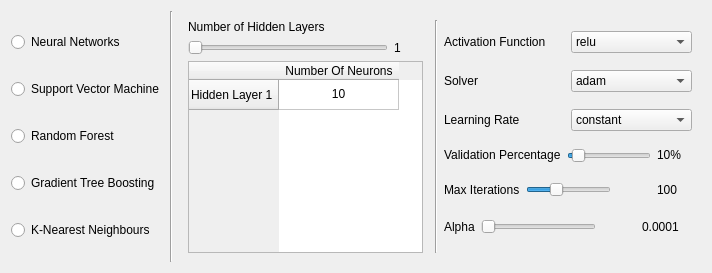
           <widget class="QWidget" name="page_classification">
            <layout class="QGridLayout" name="gridLayout_21">
             <item row="0" column="0">
              <layout class="QHBoxLayout" name="horizontalLayout_10">
               <item>
                <layout class="QVBoxLayout" name="verticalLayout_10">
                 <item>
                  <widget class="QRadioButton" name="nn_classification_radioButton">
                   <property name="text">
                    <string>Neural Networks</string>
                   </property>
                  </widget>
                 </item>
                 <item>
                  <widget class="QRadioButton" name="svm_classification_radioButton">
                   <property name="text">
                    <string>Support Vector Machine</string>
                   </property>
                  </widget>
                 </item>
                 <item>
                  <widget class="QRadioButton" name="randomforest_classification_radioButton">
                   <property name="text">
                    <string>Random Forest</string>
                   </property>
                  </widget>
                 </item>
                 <item>
                  <widget class="QRadioButton" name="gradientboosting_classification_radioButton">
                   <property name="text">
                    <string>Gradient Tree Boosting</string>
                   </property>
                  </widget>
                 </item>
                 <item>
                  <widget class="QRadioButton" name="knn_classification_radioButton">
                   <property name="text">
                    <string>K-Nearest Neighbours</string>
                   </property>
                  </widget>
                 </item>
                </layout>
               </item>
               <item>
                <widget class="Line" name="line_5">
                 <property name="orientation">
                  <enum>Qt::Vertical</enum>
                 </property>
                </widget>
               </item>
               <item>
                <widget class="QStackedWidget" name="classification_parameters_stackedWidget">
                 <property name="currentIndex">
                  <number>0</number>
                 </property>
                 <widget class="QWidget" name="nn_classification_page">
                  <layout class="QGridLayout" name="gridLayout_22">
                   <item row="0" column="0">
                    <layout class="QHBoxLayout" name="horizontalLayout_18">
                     <item>
                      <layout class="QVBoxLayout" name="verticalLayout_12">
                       <item>
                        <widget class="QLabel" name="clas_nn_hidden_layers_label">
                         <property name="sizePolicy">
                          <sizepolicy hsizetype="Minimum" vsizetype="Preferred">
                           <horstretch>0</horstretch>
                           <verstretch>0</verstretch>
                          </sizepolicy>
                         </property>
                         <property name="maximumSize">
                          <size>
                           <width>160</width>
                           <height>16777215</height>
                          </size>
                         </property>
                         <property name="text">
                          <string>Number of Hidden Layers</string>
                         </property>
                        </widget>
                       </item>
                       <item>
                        <layout class="QHBoxLayout" name="horizontalLayout_20">
                         <item>
                          <widget class="QSlider" name="clas_nn_layers_horizontalSlider">
                           <property name="maximumSize">
                            <size>
                             <width>200</width>
                             <height>16777215</height>
                            </size>
                           </property>
                           <property name="minimum">
                            <number>1</number>
                           </property>
                           <property name="maximum">
                            <number>50</number>
                           </property>
                           <property name="orientation">
                            <enum>Qt::Horizontal</enum>
                           </property>
                          </widget>
                         </item>
                         <item>
                          <widget class="QLabel" name="clas_nn_layers_label">
                           <property name="text">
                            <string>1</string>
                           </property>
                          </widget>
                         </item>
                        </layout>
                       </item>
                       <item>
                        <widget class="QTableWidget" name="clas_nn_layers_tableWidget">
                         <property name="maximumSize">
                          <size>
                           <width>235</width>
                           <height>16777215</height>
                          </size>
                         </property>
                         <attribute name="horizontalHeaderDefaultSectionSize">
                          <number>120</number>
                         </attribute>
                         <row>
                          <property name="text">
                           <string>Hidden Layer 1</string>
                          </property>
                         </row>
                         <column>
                          <property name="text">
                           <string>Number Of Neurons</string>
                          </property>
                         </column>
                         <item row="0" column="0">
                          <property name="text">
                           <string>10</string>
                          </property>
                          <property name="textAlignment">
                           <set>AlignCenter</set>
                          </property>
                         </item>
                        </widget>
                       </item>
                      </layout>
                     </item>
                     <item>
                      <widget class="Line" name="line_6">
                       <property name="orientation">
                        <enum>Qt::Horizontal</enum>
                       </property>
                      </widget>
                     </item>
                     <item>
                      <widget class="Line" name="line_7">
                       <property name="orientation">
                        <enum>Qt::Vertical</enum>
                       </property>
                      </widget>
                     </item>
                     <item>
                      <layout class="QVBoxLayout" name="verticalLayout_13">
                       <item>
                        <layout class="QHBoxLayout" name="horizontalLayout_21">
                         <item>
                          <widget class="QLabel" name="label_19">
                           <property name="text">
                            <string>Activation Function</string>
                           </property>
                          </widget>
                         </item>
                         <item>
                          <widget class="QComboBox" name="clas_nn_actvfunc_comboBox">
                           <property name="maximumSize">
                            <size>
                             <width>160</width>
                             <height>16777215</height>
                            </size>
                           </property>
                           <item>
                            <property name="text">
                             <string>relu</string>
                            </property>
                           </item>
                           <item>
                            <property name="text">
                             <string>identity</string>
                            </property>
                           </item>
                           <item>
                            <property name="text">
                             <string>logistic</string>
                            </property>
                           </item>
                           <item>
                            <property name="text">
                             <string>tanh</string>
                            </property>
                           </item>
                          </widget>
                         </item>
                        </layout>
                       </item>
                       <item>
                        <layout class="QHBoxLayout" name="horizontalLayout_22">
                         <item>
                          <widget class="QLabel" name="label_20">
                           <property name="text">
                            <string>Solver</string>
                           </property>
                          </widget>
                         </item>
                         <item>
                          <widget class="QComboBox" name="clas_nn_solver_comboBox">
                           <property name="maximumSize">
                            <size>
                             <width>160</width>
                             <height>16777215</height>
                            </size>
                           </property>
                           <item>
                            <property name="text">
                             <string>adam</string>
                            </property>
                           </item>
                           <item>
                            <property name="text">
                             <string>lbfgs</string>
                            </property>
                           </item>
                           <item>
                            <property name="text">
                             <string>sgd</string>
                            </property>
                           </item>
                          </widget>
                         </item>
                        </layout>
                       </item>
                       <item>
                        <layout class="QHBoxLayout" name="horizontalLayout_23">
                         <item>
                          <widget class="QLabel" name="label_21">
                           <property name="text">
                            <string>Learning Rate</string>
                           </property>
                          </widget>
                         </item>
                         <item>
                          <widget class="QComboBox" name="clas_nn_learnrate_comboBox">
                           <property name="maximumSize">
                            <size>
                             <width>160</width>
                             <height>16777215</height>
                            </size>
                           </property>
                           <item>
                            <property name="text">
                             <string>constant</string>
                            </property>
                           </item>
                           <item>
                            <property name="text">
                             <string>invscaling</string>
                            </property>
                           </item>
                           <item>
                            <property name="text">
                             <string>adaptive</string>
                            </property>
                           </item>
                          </widget>
                         </item>
                        </layout>
                       </item>
                       <item>
                        <layout class="QHBoxLayout" name="horizontalLayout_31">
                         <item>
                          <widget class="QLabel" name="label_40">
                           <property name="sizePolicy">
                            <sizepolicy hsizetype="Preferred" vsizetype="Fixed">
                             <horstretch>0</horstretch>
                             <verstretch>0</verstretch>
                            </sizepolicy>
                           </property>
                           <property name="text">
                            <string>Validation Percentage</string>
                           </property>
                          </widget>
                         </item>
                         <item>
                          <widget class="QSlider" name="clas_nn_val_percentage_horizontalSlider">
                           <property name="sizePolicy">
                            <sizepolicy hsizetype="Expanding" vsizetype="Minimum">
                             <horstretch>0</horstretch>
                             <verstretch>0</verstretch>
                            </sizepolicy>
                           </property>
                           <property name="maximumSize">
                            <size>
                             <width>170</width>
                             <height>16777215</height>
                            </size>
                           </property>
                           <property name="minimum">
                            <number>5</number>
                           </property>
                           <property name="maximum">
                            <number>95</number>
                           </property>
                           <property name="value">
                            <number>10</number>
                           </property>
                           <property name="orientation">
                            <enum>Qt::Horizontal</enum>
                           </property>
                          </widget>
                         </item>
                         <item>
                          <widget class="QLabel" name="reg_nn_val_percent_label">
                           <property name="sizePolicy">
                            <sizepolicy hsizetype="Fixed" vsizetype="Fixed">
                             <horstretch>0</horstretch>
                             <verstretch>0</verstretch>
                            </sizepolicy>
                           </property>
                           <property name="minimumSize">
                            <size>
                             <width>35</width>
                             <height>0</height>
                            </size>
                           </property>
                           <property name="maximumSize">
                            <size>
                             <width>35</width>
                             <height>16777215</height>
                            </size>
                           </property>
                           <property name="baseSize">
                            <size>
                             <width>30</width>
                             <height>0</height>
                            </size>
                           </property>
                           <property name="text">
                            <string>10%</string>
                           </property>
                          </widget>
                         </item>
                        </layout>
                       </item>
                       <item>
                        <layout class="QHBoxLayout" name="horizontalLayout_25">
                         <item>
                          <widget class="QLabel" name="label_22">
                           <property name="sizePolicy">
                            <sizepolicy hsizetype="Preferred" vsizetype="Fixed">
                             <horstretch>0</horstretch>
                             <verstretch>0</verstretch>
                            </sizepolicy>
                           </property>
                           <property name="text">
                            <string>Max Iterations</string>
                           </property>
                          </widget>
                         </item>
                         <item>
                          <widget class="QSlider" name="clas_nn_max_iter_horizontalSlider">
                           <property name="sizePolicy">
                            <sizepolicy hsizetype="Expanding" vsizetype="Minimum">
                             <horstretch>0</horstretch>
                             <verstretch>0</verstretch>
                            </sizepolicy>
                           </property>
                           <property name="maximumSize">
                            <size>
                             <width>160</width>
                             <height>16777215</height>
                            </size>
                           </property>
                           <property name="minimum">
                            <number>1</number>
                           </property>
                           <property name="maximum">
                            <number>300</number>
                           </property>
                           <property name="pageStep">
                            <number>1</number>
                           </property>
                           <property name="value">
                            <number>100</number>
                           </property>
                           <property name="orientation">
                            <enum>Qt::Horizontal</enum>
                           </property>
                          </widget>
                         </item>
                         <item>
                          <spacer name="horizontalSpacer_5">
                           <property name="sizePolicy">
                            <sizepolicy hsizetype="Minimum" vsizetype="Minimum">
                             <horstretch>0</horstretch>
                             <verstretch>0</verstretch>
                            </sizepolicy>
                           </property>
                           <property name="orientation">
                            <enum>Qt::Horizontal</enum>
                           </property>
                           <property name="sizeType">
                            <enum>QSizePolicy::Minimum</enum>
                           </property>
                           <property name="sizeHint" stdset="0">
                            <size>
                             <width>40</width>
                             <height>20</height>
                            </size>
                           </property>
                          </spacer>
                         </item>
                         <item>
                          <widget class="QLabel" name="clas_nn_max_iter_label">
                           <property name="sizePolicy">
                            <sizepolicy hsizetype="Preferred" vsizetype="Fixed">
                             <horstretch>0</horstretch>
                             <verstretch>0</verstretch>
                            </sizepolicy>
                           </property>
                           <property name="minimumSize">
                            <size>
                             <width>35</width>
                             <height>0</height>
                            </size>
                           </property>
                           <property name="text">
                            <string>100</string>
                           </property>
                          </widget>
                         </item>
                        </layout>
                       </item>
                       <item>
                        <layout class="QHBoxLayout" name="horizontalLayout_26">
                         <item>
                          <widget class="QLabel" name="label_23">
                           <property name="sizePolicy">
                            <sizepolicy hsizetype="Preferred" vsizetype="Fixed">
                             <horstretch>0</horstretch>
                             <verstretch>0</verstretch>
                            </sizepolicy>
                           </property>
                           <property name="text">
                            <string>Alpha</string>
                           </property>
                          </widget>
                         </item>
                         <item>
                          <widget class="QSlider" name="clas_nn_alpha_horizontalSlider">
                           <property name="sizePolicy">
                            <sizepolicy hsizetype="Expanding" vsizetype="Minimum">
                             <horstretch>0</horstretch>
                             <verstretch>0</verstretch>
                            </sizepolicy>
                           </property>
                           <property name="maximumSize">
                            <size>
                             <width>160</width>
                             <height>16777215</height>
                            </size>
                           </property>
                           <property name="minimum">
                            <number>1</number>
                           </property>
                           <property name="maximum">
                            <number>100</number>
                           </property>
                           <property name="orientation">
                            <enum>Qt::Horizontal</enum>
                           </property>
                          </widget>
                         </item>
                         <item>
                          <spacer name="horizontalSpacer_6">
                           <property name="sizePolicy">
                            <sizepolicy hsizetype="Minimum" vsizetype="Minimum">
                             <horstretch>0</horstretch>
                             <verstretch>0</verstretch>
                            </sizepolicy>
                           </property>
                           <property name="orientation">
                            <enum>Qt::Horizontal</enum>
                           </property>
                           <property name="sizeType">
                            <enum>QSizePolicy::Minimum</enum>
                           </property>
                           <property name="sizeHint" stdset="0">
                            <size>
                             <width>40</width>
                             <height>20</height>
                            </size>
                           </property>
                          </spacer>
                         </item>
                         <item>
                          <widget class="QLabel" name="clas_nn_alpha_label">
                           <property name="sizePolicy">
                            <sizepolicy hsizetype="Preferred" vsizetype="Fixed">
                             <horstretch>0</horstretch>
                             <verstretch>0</verstretch>
                            </sizepolicy>
                           </property>
                           <property name="minimumSize">
                            <size>
                             <width>50</width>
                             <height>0</height>
                            </size>
                           </property>
                           <property name="text">
                            <string>0.0001</string>
                           </property>
                          </widget>
                         </item>
                        </layout>
                       </item>
                      </layout>
                     </item>
                    </layout>
                   </item>
                  </layout>
                 </widget>
                 <widget class="QWidget" name="svm_classification_page">
                  <layout class="QGridLayout" name="gridLayout_36">
                   <item row="0" column="0">
                    <widget class="QLabel" name="label_10">
                     <property name="text">
                      <string>SVM</string>
                     </property>
                    </widget>
                   </item>
                  </layout>
                 </widget>
                 <widget class="QWidget" name="randomforest_classification_page">
                  <layout class="QGridLayout" name="gridLayout_37">
                   <item row="0" column="0">
                    <widget class="QLabel" name="label_9">
                     <property name="text">
                      <string>Random</string>
                     </property>
                    </widget>
                   </item>
                  </layout>
                 </widget>
                 <widget class="QWidget" name="gradientboosting_classification_page">
                  <layout class="QGridLayout" name="gridLayout_38">
                   <item row="0" column="0">
                    <widget class="QLabel" name="label_12">
                     <property name="text">
                      <string>Boost</string>
                     </property>
                    </widget>
                   </item>
                  </layout>
                 </widget>
                 <widget class="QWidget" name="knn_classification_page">
                  <layout class="QGridLayout" name="gridLayout_39">
                   <item row="0" column="0">
                    <widget class="QLabel" name="label_13">
                     <property name="text">
                      <string>KNN</string>
                     </property>
                    </widget>
                   </item>
                  </layout>
                 </widget>
                </widget>
               </item>
              </layout>
             </item>
            </layout>
           </widget>
